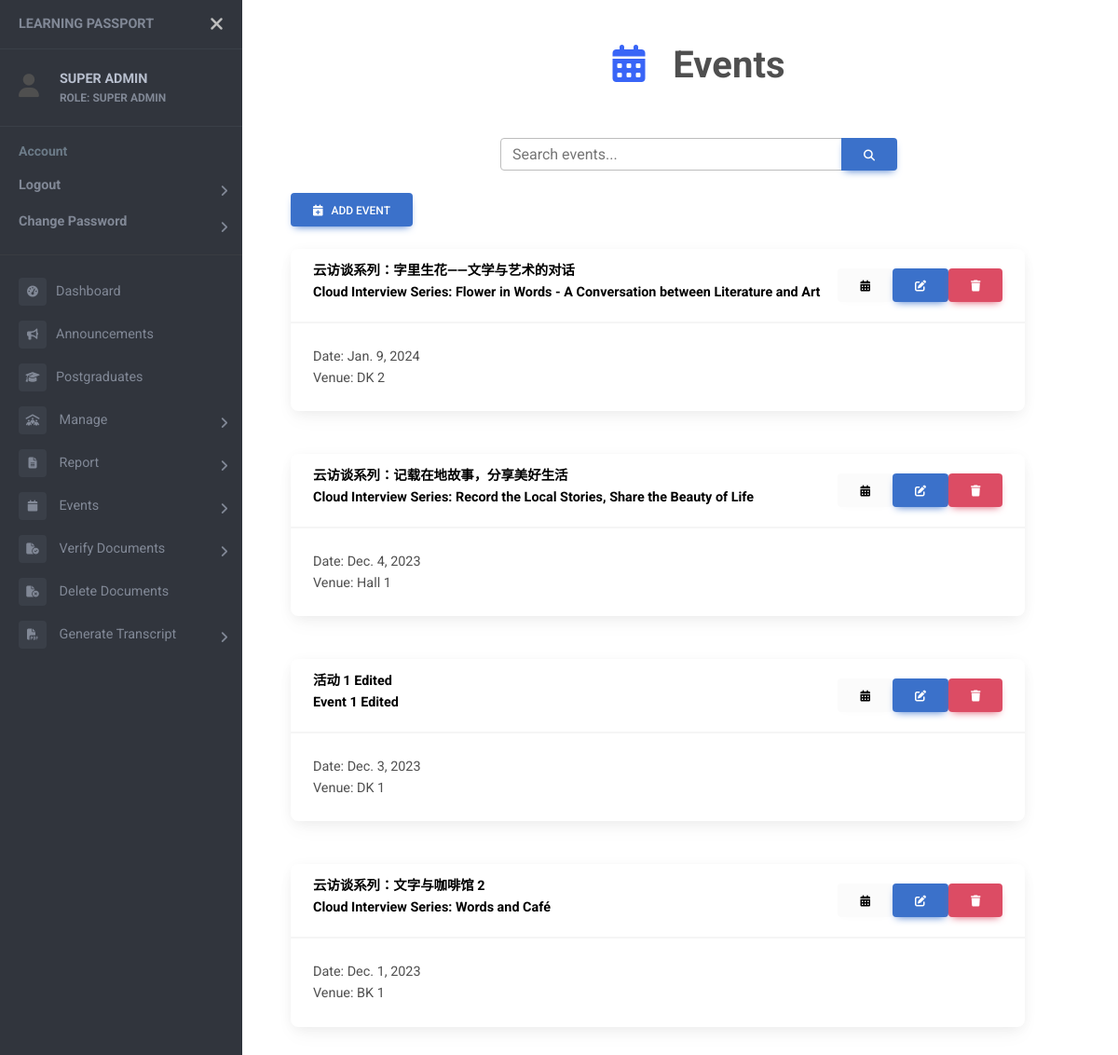
Page /events (signed in, upper part) on the earlier database version.
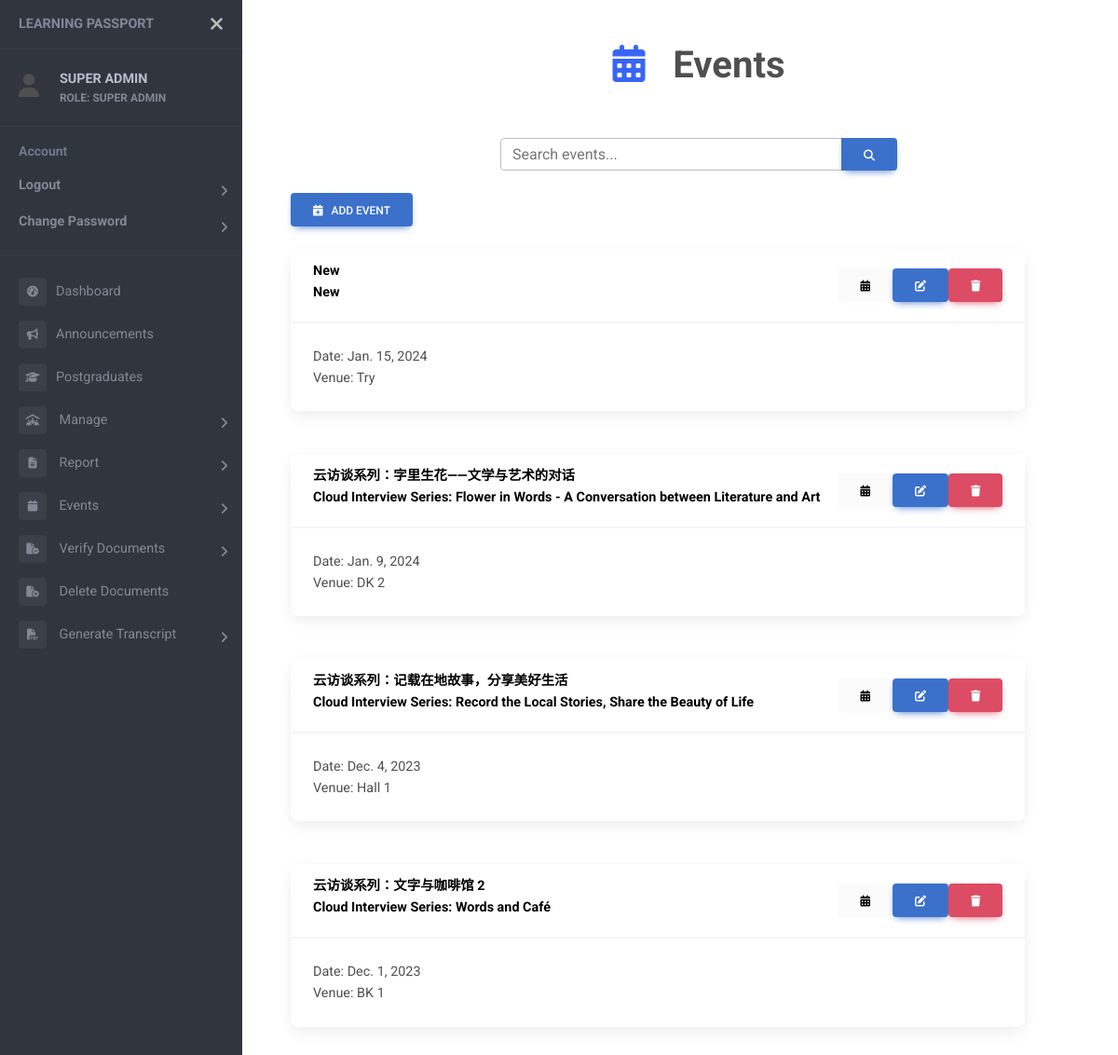
Same page on the later database version.
### events/models.py (models this page shows)
class Events(models.Model):
    c_name = models.CharField(max_length=50, null=True)
    e_name = models.CharField(max_length=50)
    TYPE = (
        (1, 'Seminar/Talk'),
        (2, 'Conference'),
        (3, 'Proposal Defense'),
        (4, 'Candidature Defense'),
        (5, 'Welcome Week/Month'),
        (6, 'Chinese Studies Night'),
        (7, 'Workshop'),
        (8, 'Others'),
    )
    type = models.SmallIntegerField(choices=TYPE, null=True)
    start = models.DateTimeField(null=True)
    end = models.DateTimeField(null=True)
    year = models.IntegerField()
    venue = models.CharField(max_length=100, null=True)
    desc = models.CharField(max_length=200, null=True)
    internal = models.BooleanField()
    speaker = models.CharField(max_length=50, null=True)
    attendance = models.BooleanField(null=True)
    enable_attendance = models.BooleanField(null=True)
    file = models.FileField(upload_to='event_com/', null=True)
    filename = models.CharField(max_length=100, null=True)
    file_by = models.ForeignKey(Student, on_delete=models.SET_NULL, null=True)
    status = models.BooleanField(null=True)
    poster = models.FileField(upload_to='event_poster/', null=True)

### events/views.py (the view, shortened to what this page needs)
# urls.py: path('events', views.eventListView, name="events"),
@login_required
def eventListView (request):
    current_time = datetime.now(malaysia_timezone)
    base_dir = settings.BASE_DIR
    if request.user.role in 'SUPER ADMIN':
        events = Events.objects.filter(internal=1).order_by("-start")
    else:
        events = Events.objects.filter(internal=1, start__gte=current_time.replace(tzinfo=None)).order_by("-start")
    option_obj = Events.type.field.choices
    parts = list()
    if request.user.role in 'STUDENT':
        student = Student.objects.get(user_id=request.user.id)
        for event in events:
            part = Event_Participants.objects.filter(student=student, event=event).first()
            parts.append(part)
    else:
        parts = ''
    event_parts = zip(events,parts)
    context = {
        "events": events,
        "event_parts": event_parts,
        "option_obj": option_obj,
        "page_name": "Events",
        "icon": "fa-solid fa-calendar-days"
    }
    return render (request, "event_list.html", context)

### templates/event_list.html (shortened to what this page needs)
<!DOCTYPE html>
{% extends "sidebar.html" %}
{% block content %}
{% load static %}
<head>
  <div class="container container-fluid">
    <div class="row mb-4">
      <div class="col-md-6 offset-md-3">
        <div class="input-group">
          <input id="search-input" type="text" class="form-control" placeholder="Search events...">
          <button class="btn btn-primary" type="button">
            <i class="fas fa-search"></i>
          </button>
        </div>
      </div>
    </div>
  {% if request.user.role in 'SUPER ADMIN' %}
    <button type="button" class="btn btn-primary" data-mdb-toggle="modal" data-mdb-target="#event_modal">
      <i class="fa fa-calendar-plus"></i> &nbsp;
      Add Event
    </button>
    <br>
  {% endif %}
  {% if request.user.role in 'SUPER ADMIN HEAD OF DEPARTMENT LECTURER' %}
    {% for event in events %}
      <div class="card-container">
        <br />
        <div class="card">
          <div class="card-header d-flex justify-content-between align-items-center">
            <a class="card-title" href="{% url 'event-detail' event.id %}" style="vertical-align:middle;">
              <strong>{% if event.c_name %}{{event.c_name}}<br>{% endif %} {{event.e_name}}</strong>
            </a>
            {% if request.user.role in 'SUPER ADMIN' %}
              <form method="POST">
                <div class="button-container d-flex align-items-center">
                  <a href="{% url 'admin-attendance' event.id %}" id="admin-attendance-button" class="btn btn-light">
                    <i class="fas fa-calendar-alt"></i>
                  </a>
                  <button id="edit-button" type="button" class="edit-button btn btn-primary" data-mdb-toggle="modal"
                    data-mdb-target="#edit_modal" data-event-id="{{ event.id }}">
                    <i class="fas fa-edit"></i>
                  </button>
                  <button class="btn btn-danger" type="submit" name="delete_event"
                    onclick="return confirm('Confirm to delete {{event.e_name}}?')">
                    <i class="fas fa-trash"></i>
                  </button>
                </div>
              </form>
            {% endif %}
          </div>
          <div class="card-body">
            Date: {{event.start.date}} <br />
            Venue: {{event.venue}}
          </div>
        </div>
      </div>
      <br>
    {% endfor %}
  {% endif %}
</div>
{% endblock %}

Differences in the rows shown:
removed Events: c_name "活动 1 Edited", e_name "Event 1 Edited", start "Dec. 3, 2023", venue "DK 1"
added Events: c_name "New", e_name "New", start "Jan. 15, 2024", venue "Try"
